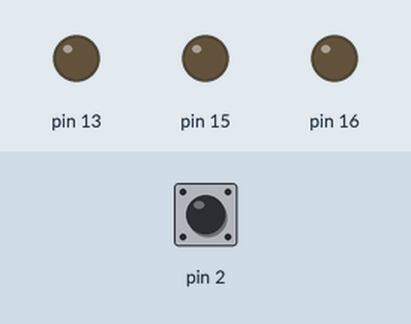
This sketch was run on a simulated Arduino Uno, built with avr-gcc and run on an emulated ATmega328P. Shown: output pins drawn as LEDs (lit = HIGH). The test bench sets the inputs (shaded band); at power-on: pin 2 HIGH. What the sketch prints to the serial monitor is not drawn.

Above: at 1.2 s.
1.3 s: pin 2 pulled LOW for 0.15 s
At 1.38 s:
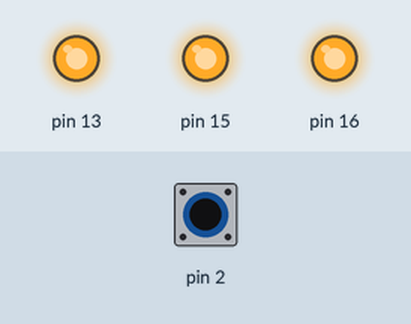
2.9 s: pin 2 pulled LOW for 3.2 s
At 6.4 s:
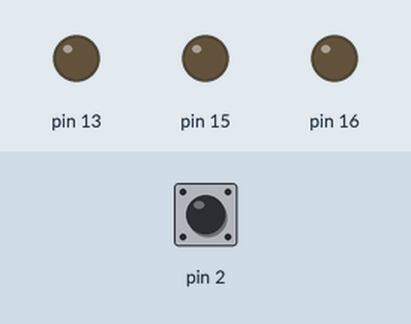
Timing chart, 0 to 7.9 s (numbered marks = the images above; inputs shaded):
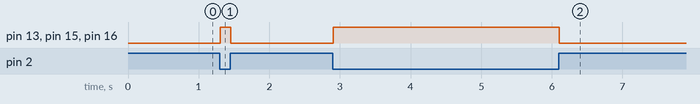

The sketch:

DigitalInputPullup.ino
```cpp
/*
LED Biker Jacket
Clinton Akomea-Agyin
Bodycentric Technologies
OCAD University
Created on 01/02/21
Based on:
  http://www.arduino.cc/en/Tutorial/InputPullupSerial
*/

void setup() {
  //start serial connection
  Serial.begin(9600);
  //configure pin 2 as an input and enable the internal pull-up resistor
  pinMode(2, INPUT_PULLUP);
  pinMode(13, OUTPUT);
  pinMode(16, OUTPUT);
  pinMode(15, OUTPUT);

}

void loop() {
  //read the pushbutton value into a variable
  int sensorVal = digitalRead(2);
  //print out the value of the pushbutton
  Serial.println(sensorVal);

  // Keep in mind the pull-up means the pushbutton's logic is inverted. It goes
  // HIGH when it's open, and LOW when it's pressed. Turn on pin 13 when the
  // button's pressed, and off when it's not:
  if (sensorVal == HIGH) {
    digitalWrite(13, LOW);
    digitalWrite(16, LOW);
    digitalWrite(15, LOW);
  } else {
    digitalWrite(13, HIGH);
    digitalWrite(16, HIGH);
    digitalWrite(15, HIGH);
  }
}
```

Measured:
- after the input at 1.3 s, pin 13, pin 15, pin 16: LOW → HIGH at once, → LOW 0.15 s later
- after the input at 2.9 s, pin 13, pin 15, pin 16: LOW → HIGH at once, → LOW 3.2 s later
